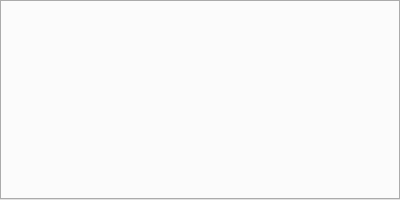
<?xml version="1.0" encoding="UTF-8"?>
<ui version="4.0">
 <class>PeaksTabWidget</class>
 <widget class="QWidget" name="PeaksTabWidget">
  <property name="geometry">
   <rect>
    <x>0</x>
    <y>0</y>
    <width>400</width>
    <height>200</height>
   </rect>
  </property>
  <property name="sizePolicy">
   <sizepolicy hsizetype="Expanding" vsizetype="Expanding">
    <horstretch>0</horstretch>
    <verstretch>0</verstretch>
   </sizepolicy>
  </property>
  <property name="maximumSize">
   <size>
    <width>16777215</width>
    <height>16777215</height>
   </size>
  </property>
  <property name="windowTitle">
   <string>Form</string>
  </property>
  <layout class="QVBoxLayout" name="verticalLayout_2" stretch="0">
   <property name="spacing">
    <number>0</number>
   </property>
   <property name="leftMargin">
    <number>0</number>
   </property>
   <property name="topMargin">
    <number>0</number>
   </property>
   <property name="rightMargin">
    <number>0</number>
   </property>
   <property name="bottomMargin">
    <number>0</number>
   </property>
   <item>
    <layout class="QHBoxLayout" name="tabLayout">
     <property name="spacing">
      <number>0</number>
     </property>
     <item>
      <widget class="QTabWidget" name="tabWidget">
       <property name="currentIndex">
        <number>-1</number>
       </property>
      </widget>
     </item>
    </layout>
   </item>
  </layout>
 </widget>
 <resources/>
 <connections/>
</ui>
